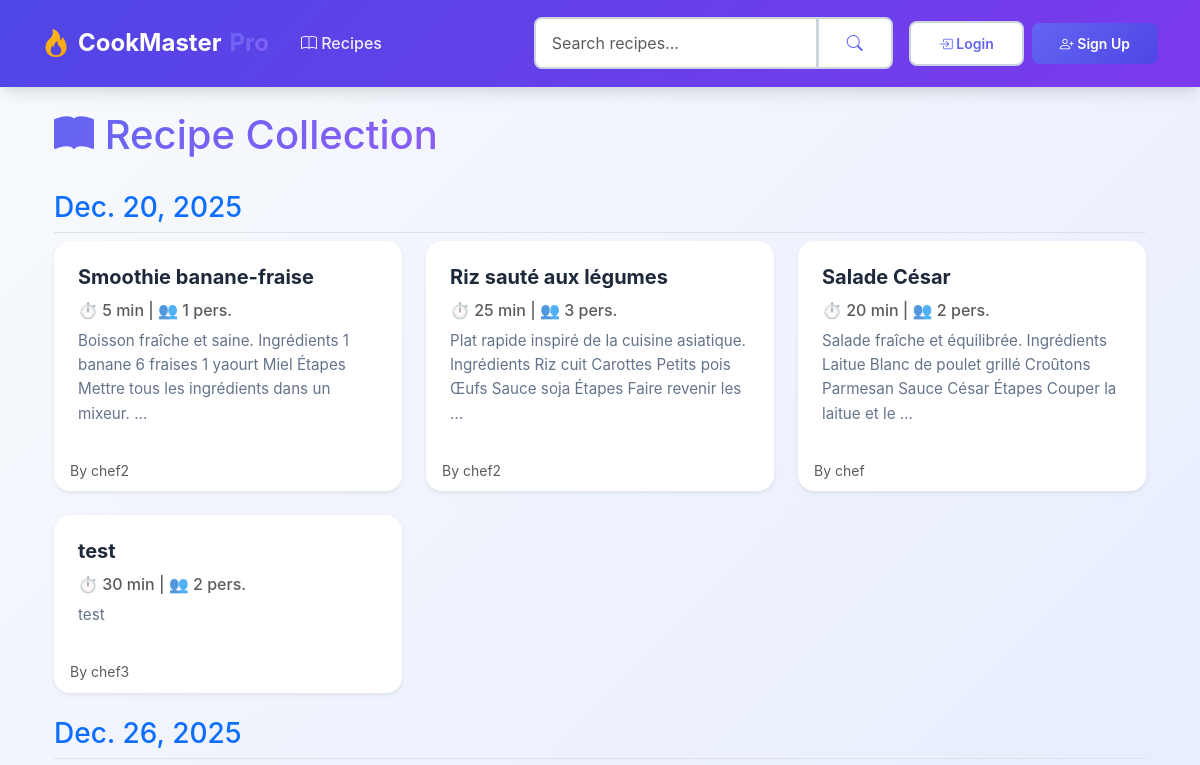
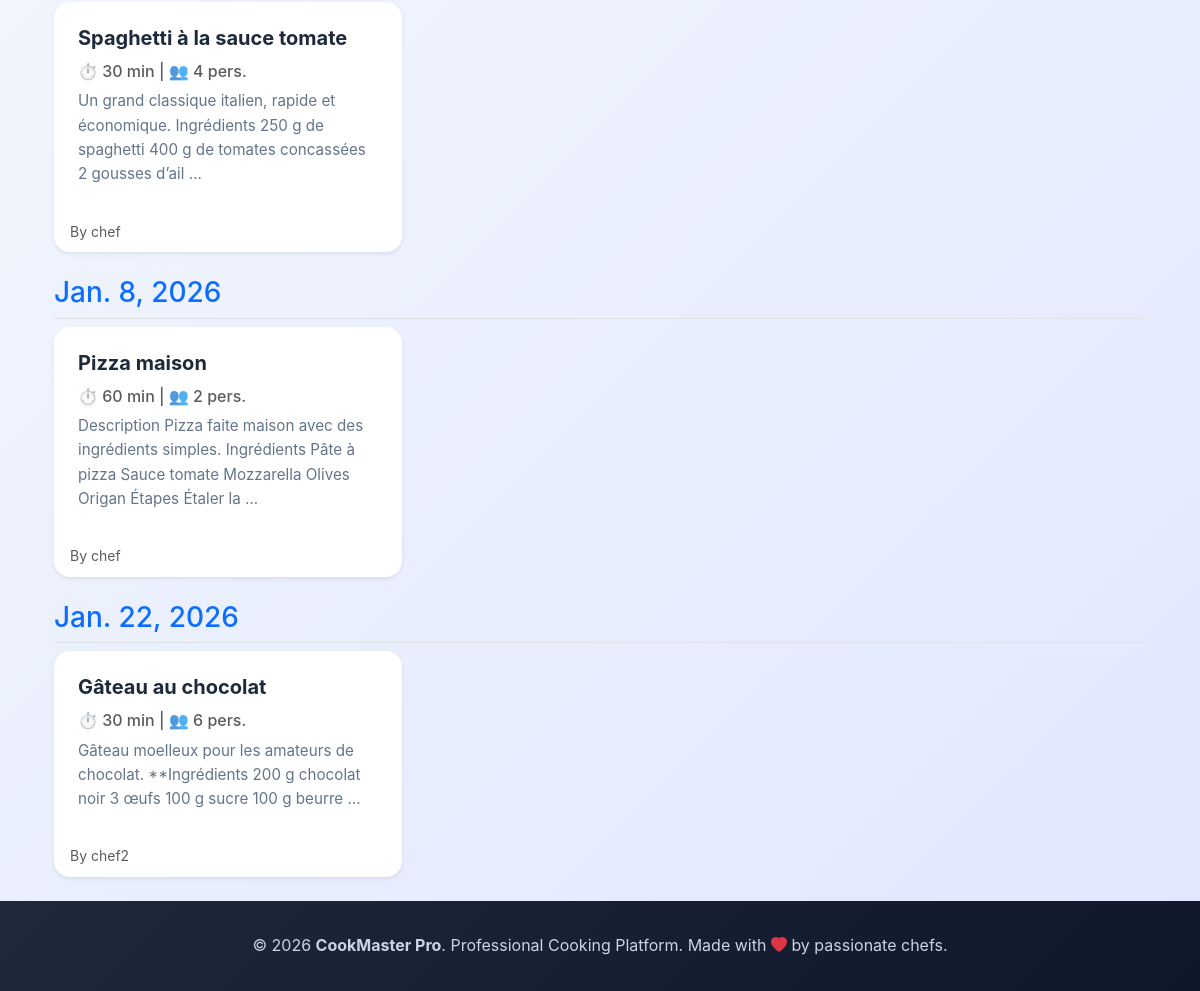
The page / on the database its author committed (2 pictures, top to bottom).
### home/models.py (models this page shows, shortened)
class Recipe(models.Model):
    DIFFICULTY_CHOICES = [
        ('easy', 'Facile'),
        ('medium', 'Moyen'),
        ('hard', 'Difficile'),
    ]
    user = models.ForeignKey(User, on_delete=models.SET_NULL, null=True, blank=True)
    day = models.DateField(help_text="Date du repas")
    name = models.CharField(max_length=100)
    description = models.TextField()
    image = models.ImageField(upload_to='recipes/', null=True, blank=True, help_text="Recipe image")
    categories = models.ManyToManyField(Category, blank=True, related_name='recipes')
    difficulty = models.CharField(max_length=10, choices=DIFFICULTY_CHOICES, default='easy')
    preparation_time = models.PositiveIntegerField(help_text="Temps en minutes", default=30)
    servings = models.PositiveIntegerField(help_text="Nombre de personnes", default=2)
    calories = models.PositiveIntegerField(null=True, blank=True, help_text="Calories per serving")
    protein = models.DecimalField(max_digits=5, decimal_places=1, null=True, blank=True, help_text="Protein in grams")
    carbs = models.DecimalField(max_digits=5, decimal_places=1, null=True, blank=True, help_text="Carbohydrates in grams")
    fats = models.DecimalField(max_digits=5, decimal_places=1, null=True, blank=True, help_text="Fats in grams")
    created_at = models.DateTimeField(auto_now_add=True, null=True, blank=True)
    updated_at = models.DateTimeField(auto_now=True, null=True, blank=True)
    class Meta:
        ordering = ['-created_at']

### home/views.py (the view)
# urls.py: path('', views.RecipeListView.as_view(), name='recipes'),
class RecipeListView(ListView):
    model = Recipe
    template_name = "recipes/list.html"
    context_object_name = "recipes"
    def get_queryset(self):
        queryset = super().get_queryset()
        search_query = self.request.GET.get('search', '')
        if search_query:
            queryset = queryset.filter(
                Q(name__icontains=search_query) |
                Q(description__icontains=search_query)
            )
        return queryset.order_by('day')
    def get_context_data(self, **kwargs):
        context = super().get_context_data(**kwargs)
        context['search_query'] = self.request.GET.get('search', '')
        return context

### templates/recipes/list.html (shortened to what this page needs)
{% extends 'base.html' %}
{% block content %}
<div class="container mt-4">
    <div class="d-flex justify-content-between align-items-center mb-4">
        <h1 class="gradient-text"><i class="bi bi-book-fill"></i> Recipe Collection</h1>
    </div>
    {% if not recipes %}
    <div class="alert alert-warning">
        <i class="bi bi-info-circle"></i> No recipes found. Start by creating your first recipe!
    </div>
    {% else %}
    {% regroup recipes by day as day_list %}
    <div class="row">
        {% for day in day_list %}
        <div class="col-12 mb-4">
            <h3 class="border-bottom pb-2 text-primary">{{ day.grouper }}</h3>
            <div class="row row-cols-1 row-cols-md-3 g-4">
                {% for recipe in day.list %}
                <div class="col">
                    <div class="card h-100 shadow-sm hover-card">
                        <div class="card-body">
                            <h5 class="card-title">{{ recipe.name }}</h5>
                            <h6 class="card-subtitle mb-2 text-muted">
                                ⏱️ {{ recipe.preparation_time }} min | 👥 {{ recipe.servings }} pers.
                            </h6>
                            <p class="card-text">{{ recipe.description|truncatewords:20 }}</p>
                        </div>
                        <div class="card-footer bg-transparent border-top-0">
                            <small class="text-muted">By {{ recipe.user.username }}</small>
                        </div>
                    </div>
                </div>
                {% endfor %}
            </div>
        </div>
        {% endfor %}
    </div>
    {% endif %}
</div>
{% endblock %}

### templates/base.html (shortened to what this page needs)
{% load static %}
<!DOCTYPE html>
<html lang="fr">
<head>
    <link href="https://cdn.jsdelivr.net/npm/bootstrap@5.3.3/dist/css/bootstrap.min.css" rel="stylesheet"
>
    <link rel="stylesheet" href="https://cdn.jsdelivr.net/npm/bootstrap-icons@1.11.3/font/bootstrap-icons.min.css">
    <link rel="stylesheet" href="{% static 'css/style.css' %}">
</head>
<body>
    <nav class="navbar navbar-expand-lg navbar-dark mb-4">
        <div class="container">
            <a class="navbar-brand" href="{% url 'recipes' %}">
                <i class="bi bi-fire"></i> CookMaster <span class="gradient-text">Pro</span>
            </a>
            <div class="collapse navbar-collapse" id="navbarContent">
                <ul class="navbar-nav me-auto mb-2 mb-lg-0">
                    <li class="nav-item">
                        <a class="nav-link" href="{% url 'recipes' %}">
                            <i class="bi bi-book"></i> Recipes
                        </a>
                    </li>
                </ul>
                <form class="d-flex me-3" role="search" method="get" action="{% url 'recipes' %}">
                    <div class="input-group">
                        <input class="form-control" type="search" placeholder="Search recipes..." name="search"
                            value="{{ search_query }}">
                        <button class="btn btn-light" type="submit">
                            <i class="bi bi-search"></i>
                        </button>
                    </div>
                </form>
                <div class="d-flex align-items-center">
                    {% if user.is_authenticated %}
                    {% load user_tags %}
                    {% get_user_dashboard_url user as dashboard_url %}
                    {% else %}
                    <a class="btn btn-light btn-sm me-2" href="{% url 'login' %}">
                        <i class="bi bi-box-arrow-in-right"></i> Login
                    </a>
                    <a class="btn btn-primary btn-sm" href="{% url 'register' %}">
                        <i class="bi bi-person-plus"></i> Sign Up
                    </a>
                    {% endif %}
                </div>
            </div>
        </div>
    </nav>
    <main class="container">
        {% block content %}{% endblock %}
    </main>
    <footer class="mt-auto">
        <div class="container text-center">
            <p class="mb-0">
                &copy; 2026 <strong>CookMaster Pro</strong>. Professional Cooking Platform. Made with
                <i class="bi bi-heart-fill text-danger"></i> by passionate chefs.
            </p>
        </div>
    </footer>
</body>
</html>

### static/css/style.css (style rules this page uses)
:root { --primary-color: #6366f1; --primary-dark: #4f46e5; --primary-light: #818cf8; --secondary-color: #8b5cf6; --secondary-dark: #7c3aed; --accent-color: #ec4899; --accent-blue: #3b82f6; --success-color: #10b981; --warning-color: #f59e0b; --danger-color: #ef4444; --info-color: #06b6d4; --dark: #1e293b; --gray-dark: #64748b; --gray: #cbd5e1; --gray-light: #f1f5f9; --light: #f8fafc; --white: #ffffff; --font-family: 'Inter', 'Segoe UI', -apple-system, BlinkMacSystemFont, sans-serif; --font-size-base: 16px; --font-weight-normal: 400; --font-weight-medium: 500; --font-weight-semibold: 600; --font-weight-bold: 700; --spacing-xs: 0.5rem; --spacing-sm: 1rem; --spacing-md: 1.5rem; --spacing-lg: 2rem; --spacing-xl: 3rem; --border-radius-sm: 0.375rem; --border-radius: 0.5rem; --border-radius-lg: 0.75rem; --border-radius-xl: 1rem; --shadow-sm: 0 1px 2px 0 rgba(0, 0, 0, 0.05); --shadow: 0 4px 6px -1px rgba(0, 0, 0, 0.1), 0 2px 4px -1px rgba(0, 0, 0, 0.06); --shadow-md: 0 10px 15px -3px rgba(0, 0, 0, 0.1), 0 4px 6px -2px rgba(0, 0, 0, 0.05); --shadow-lg: 0 20px 25px -5px rgba(0, 0, 0, 0.1), 0 10px 10px -5px rgba(0, 0, 0, 0.04); --shadow-hover: 0 20px 25px -5px rgba(99, 102, 241, 0.2), 0 10px 10px -5px rgba(99, 102, 241, 0.1); --shadow-glow: 0 0 20px rgba(99, 102, 241, 0.3); --transition: all 0.3s cubic-bezier(0.4, 0, 0.2, 1); --transition-fast: all 0.15s cubic-bezier(0.4, 0, 0.2, 1); }
* { box-sizing: border-box; }
body { font-family: var(--font-family); font-size: var(--font-size-base); color: var(--dark); background: linear-gradient(135deg, #f8fafc 0%, #e0e7ff 100%); line-height: 1.6; min-height: 100vh; }
.navbar { background: linear-gradient(135deg, var(--primary-dark) 0%, var(--secondary-dark) 100%); box-shadow: var(--shadow-md); padding: 1rem 0; backdrop-filter: blur(10px); }
.navbar-brand { font-size: 1.5rem; font-weight: var(--font-weight-bold); color: var(--white) !important; transition: var(--transition); display: flex; align-items: center; gap: 0.5rem; }
.navbar-brand i { font-size: 1.75rem; background: linear-gradient(135deg, #fbbf24 0%, #f59e0b 100%); -webkit-background-clip: text; -webkit-text-fill-color: transparent; background-clip: text; }
.navbar-dark .navbar-nav .nav-link { color: rgba(255,255,255,0.9); font-weight: var(--font-weight-medium); margin: 0 0.5rem; transition: var(--transition); position: relative; }
.navbar-dark .navbar-nav .nav-link::after { content: ''; position: absolute; bottom: -5px; left: 50%; width: 0; height: 2px; background: var(--accent-color); transition: var(--transition); transform: translateX(-50%); }
.card { border: none; border-radius: var(--border-radius-xl); box-shadow: var(--shadow); transition: var(--transition); overflow: hidden; background: var(--white); position: relative; }
.card::before { content: ''; position: absolute; top: 0; left: 0; right: 0; height: 4px; background: linear-gradient(90deg, var(--primary-color), var(--secondary-color), var(--accent-color)); opacity: 0; transition: var(--transition); }
.card-body { padding: var(--spacing-md); }
.card-title { font-weight: var(--font-weight-bold); color: var(--dark); margin-bottom: var(--spacing-sm); font-size: 1.25rem; }
.card-text { color: var(--gray-dark); font-size: 0.95rem; line-height: 1.6; }
.btn { padding: 0.65rem 1.75rem; border-radius: var(--border-radius); font-weight: var(--font-weight-semibold); transition: var(--transition); border: none; position: relative; overflow: hidden; }
.btn::before { content: ''; position: absolute; top: 50%; left: 50%; width: 0; height: 0; border-radius: 50%; background: rgba(255, 255, 255, 0.3); transform: translate(-50%, -50%); transition: width 0.6s, height 0.6s; }
.btn-primary { background: linear-gradient(135deg, var(--primary-color) 0%, var(--primary-dark) 100%); color: var(--white); }
.btn-light { background: var(--white); color: var(--primary-color); border: 2px solid var(--gray); }
.form-control, .form-select { border: 2px solid var(--gray); border-radius: var(--border-radius); padding: 0.75rem 1rem; transition: var(--transition); background: var(--white); }
footer { background: linear-gradient(135deg, var(--dark) 0%, #0f172a 100%); color: var(--gray); padding: var(--spacing-lg) 0; margin-top: var(--spacing-xl); }
.gradient-text { background: linear-gradient(135deg, var(--primary-color), var(--secondary-color)); -webkit-background-clip: text; -webkit-text-fill-color: transparent; background-clip: text; }

### rows shown on the page
Recipe: grouper "Dec. 20, 2025", name "Smoothie banane-fraise", preparation_time "5", servings "1", description "Boisson fraîche et saine. Ingrédients 1 banane 6 fraises 1 yaourt Miel Étapes Mettre tous les ingrédients dans un mixeur. …", user.username "chef2"
Recipe: name "Riz sauté aux légumes", preparation_time "25", servings "3", description "Plat rapide inspiré de la cuisine asiatique. Ingrédients Riz cuit Carottes Petits pois Œufs Sauce soja Étapes Faire revenir les …", user.username "chef2"
Recipe: name "Salade César", preparation_time "20", servings "2", description "Salade fraîche et équilibrée. Ingrédients Laitue Blanc de poulet grillé Croûtons Parmesan Sauce César Étapes Couper la laitue et le …", user.username "chef"
Recipe: name "test", preparation_time "30", servings "2", description "test", user.username "chef3"
Recipe: grouper "Dec. 26, 2025", name "Spaghetti à la sauce tomate", preparation_time "30", servings "4", description "Un grand classique italien, rapide et économique. Ingrédients 250 g de spaghetti 400 g de tomates concassées 2 gousses d’ail …", user.username "chef"
Recipe: grouper "Jan. 8, 2026", name "Pizza maison", preparation_time "60", servings "2", description "Description Pizza faite maison avec des ingrédients simples. Ingrédients Pâte à pizza Sauce tomate Mozzarella Olives Origan Étapes Étaler la …", user.username "chef"
Recipe: grouper "Jan. 22, 2026", name "Gâteau au chocolat", preparation_time "30", servings "6", description "Gâteau moelleux pour les amateurs de chocolat. **Ingrédients 200 g chocolat noir 3 œufs 100 g sucre 100 g beurre …", user.username "chef2"
